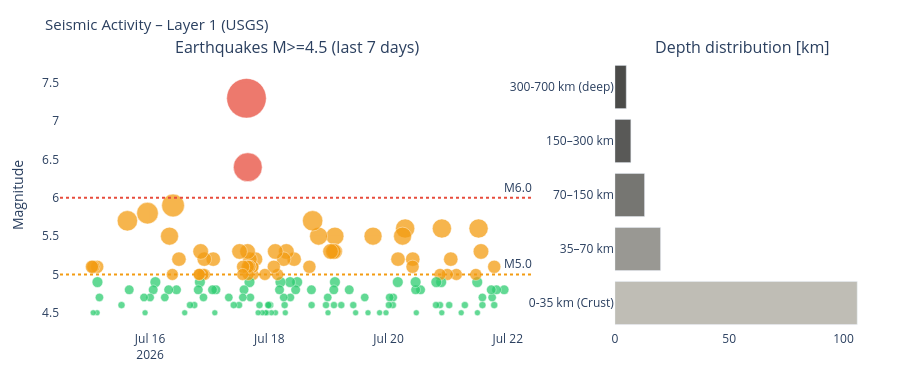

The notebook cell this image was saved under:
### Markdown cell above
---
## 4. Visualizations

### Code cell
# ============================================================
# SEISMICS – Magnitude time series + depth distribution
# ============================================================

if df_seis is not None:
    fig = make_subplots(
        rows=1, cols=2,
        subplot_titles=['Earthquakes M>=4.5 (last 7 days)', 'Depth distribution [km]'],
        column_widths=[0.65, 0.35]
    )

    # Color scale by magnitude
    mag_colors = ['#2ecc71' if m < 5 else '#f39c12' if m < 6 else '#e74c3c'
                  for m in df_seis['mag']]
    sizes = [max(6, (m - 4) * 12) for m in df_seis['mag']]

    fig.add_trace(go.Scatter(
        x=df_seis['time'], y=df_seis['mag'],
        mode='markers',
        marker=dict(color=mag_colors, size=sizes, opacity=0.75,
                    line=dict(color='white', width=0.5)),
        text=df_seis['place'],
        hovertemplate='%{text}<br>M%{y:.1f}<br>%{x}<extra></extra>',
        name='Earthquakes'
    ), row=1, col=1)

    fig.add_hline(y=6.0, line_dash='dot', line_color='#e74c3c',
                  annotation_text='M6.0', row=1, col=1)
    fig.add_hline(y=5.0, line_dash='dot', line_color='#f39c12',
                  annotation_text='M5.0', row=1, col=1)

    # Depth distribution
    depth_bins = pd.cut(df_seis['depth'],
                        bins=[0, 35, 70, 150, 300, 700],
                        labels=['0-35 km\n(Crust)', '35–70 km',
                                '70–150 km', '150–300 km', '300-700 km\n(deep)'])
    depth_counts = depth_bins.value_counts().sort_index()
    depth_colors = ['#B4B2A9', '#888780', '#5F5E5A', '#3d3d3a', '#2C2C2A']

    fig.add_trace(go.Bar(
        x=depth_counts.values,
        y=depth_counts.index.astype(str),
        orientation='h',
        marker_color=depth_colors[:len(depth_counts)],
        opacity=0.85,
        name='Depth'
    ), row=1, col=2)

    fig.update_layout(
        title=dict(text='Seismic Activity – Layer 1 (USGS)', font=dict(size=15)),
        height=380, showlegend=False,
        plot_bgcolor='rgba(0,0,0,0)', paper_bgcolor='rgba(0,0,0,0)',
        margin=dict(l=60, r=30, t=60, b=50)
    )
    fig.update_yaxes(title_text='Magnitude', row=1, col=1)
    fig.show()
else:
    print('Seismic data unavailable.')

### Figure 1 — Plotly figure (JSON) as saved in the notebook; plotly's stock layout.template omitted (floating-point values rounded to 4 significant figures; data arrays with more than 128 entries replaced by an {"elided": "..."} marker saying what was removed)
{"data": [{"hovertemplate": "%{text}<br>M%{y:.1f}<br>%{x}<extra></extra>", "marker": {"color": {"elided": "151 str values"}, "line": {"color": "white", "width": 0.5}, "opacity": 0.75, "size": {"elided": "151 float values"}}, "mode": "markers", "name": "Earthquakes", "text": {"elided": "151 str values"}, "type": "scatter", "x": {"elided": "151 str values"}, "xaxis": "x", "y": {"elided": "151 float values"}, "yaxis": "y"}, {"marker": {"color": ["#B4B2A9", "#888780", "#5F5E5A", "#3d3d3a", "#2C2C2A"]}, "name": "Depth", "opacity": 0.85, "orientation": "h", "type": "bar", "x": [106, 20, 13, 7, 5], "xaxis": "x2", "y": ["0-35 km\n(Crust)", "35–70 km", "70–150 km", "150–300 km", "300-700 km\n(deep)"], "yaxis": "y2"}], "layout": {"annotations": [{"font": {"size": 16}, "showarrow": false, "text": "Earthquakes M>=4.5 (last 7 days)", "x": 0.2925, "xanchor": "center", "xref": "paper", "y": 1.0, "yanchor": "bottom", "yref": "paper"}, {"font": {"size": 16}, "showarrow": false, "text": "Depth distribution [km]", "x": 0.8425, "xanchor": "center", "xref": "paper", "y": 1.0, "yanchor": "bottom", "yref": "paper"}, {"showarrow": false, "text": "M6.0", "x": 1, "xanchor": "right", "xref": "x domain", "y": 6.0, "yanchor": "bottom", "yref": "y"}, {"showarrow": false, "text": "M5.0", "x": 1, "xanchor": "right", "xref": "x domain", "y": 5.0, "yanchor": "bottom", "yref": "y"}], "height": 380, "margin": {"b": 50, "l": 60, "r": 30, "t": 60}, "paper_bgcolor": "rgba(0,0,0,0)", "plot_bgcolor": "rgba(0,0,0,0)", "shapes": [{"line": {"color": "#e74c3c", "dash": "dot"}, "type": "line", "x0": 0, "x1": 1, "xref": "x domain", "y0": 6.0, "y1": 6.0, "yref": "y"}, {"line": {"color": "#f39c12", "dash": "dot"}, "type": "line", "x0": 0, "x1": 1, "xref": "x domain", "y0": 5.0, "y1": 5.0, "yref": "y"}], "showlegend": false, "title": {"font": {"size": 15}, "text": "Seismic Activity – Layer 1 (USGS)"}, "xaxis": {"anchor": "y", "domain": [0.0, 0.585]}, "xaxis2": {"anchor": "y2", "domain": [0.685, 1.0]}, "yaxis": {"anchor": "x", "domain": [0.0, 1.0], "title": {"text": "Magnitude"}}, "yaxis2": {"anchor": "x2", "domain": [0.0, 1.0]}}}
